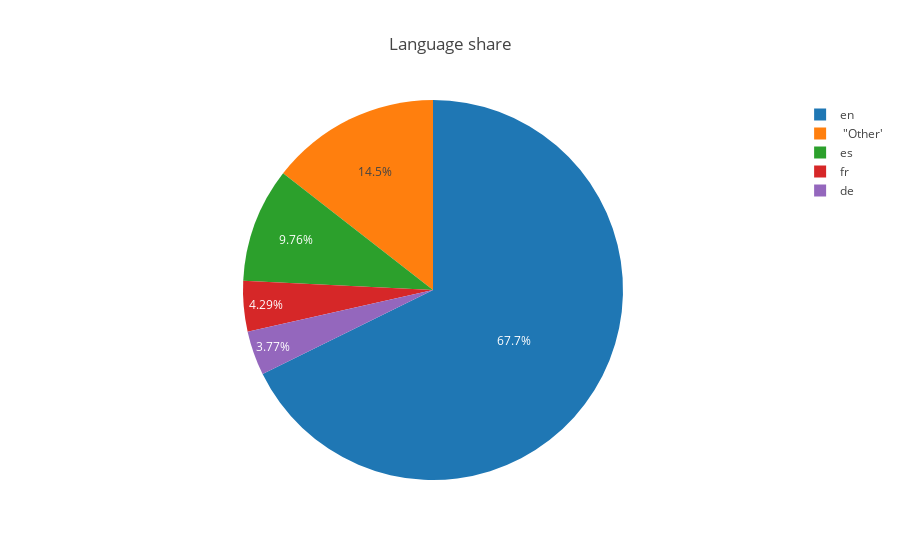

Write notebook code for a chart like this one.
### Code cell
fig = {
    'data': [{'labels': [topLanguage,secondLanguage,thirdLanguage,fourthLanguage," \"Other\'"],
              'values': [topLanguageNum,secondLanguageNum,thirdLanguageNum,fourthLanguageNum,otherLanguageNum],
              'type': 'pie'}],
    'layout': {'title': 'Language share'}
     }

iplot(fig)

### Figure 1 — Plotly figure (JSON) as saved in the notebook; plotly's stock layout.template omitted (floating-point values rounded to 4 significant figures)
{"data": [{"labels": ["en", "es", "fr", "de", " \"Other'"], "type": "pie", "values": [52316, 7540, 3313, 2916, 11182]}], "layout": {"title": "Language share"}}
